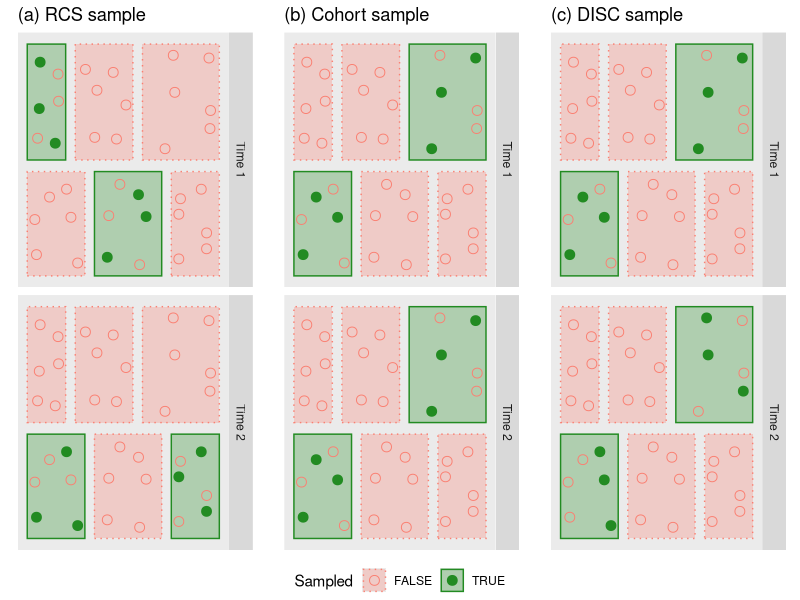
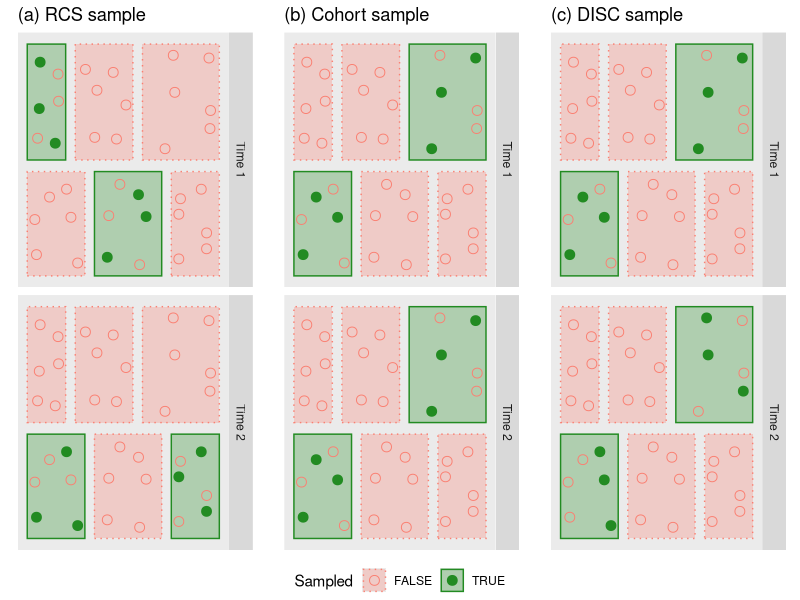

Source code (R) for these figures, in order:

library(dplyr)
library(ggplot2)
library(ggpubr)
library(grid)

set.seed(5)
cfg <- list(save=T)
df_pop <- data.frame(
  "x" = double(),
  "y" = double(),
  "time" = character(),
  "Sampled" = logical()
)

# Set cluster boundaries
df_rect <- data.frame(
  xmin = c(0.00, 0.35, 0.75, 0.00, 0.25, 0.60),
  xmax = c(0.30, 0.70, 1.00, 0.20, 0.55, 1.00),
  ymin = c(0.00, 0.00, 0.00, 0.50, 0.50, 0.50),
  ymax = c(0.45, 0.45, 0.45, 1.00, 1.00, 1.00),
  time = "Time 1"
)

# Sample individuals within boundaries
row <- 1
pad <- 0.03
for (i in c(1:nrow(df_rect))) {
  brd <- df_rect[i,]
  for (j in c(1:6)) {
    
    x_diff <- (brd$xmax-brd$xmin)/2
    y_diff <- (brd$ymax-brd$ymin)/3
    
    if (j %in% c(1,3,5)) {
      min_x <- brd$xmin
      max_x <- brd$xmin+x_diff
    } else {
      min_x <- brd$xmin+x_diff
      max_x <- brd$xmin+(x_diff*2)
    }
    if (j %in% c(1,2)) {
      min_y <- brd$ymin
      max_y <- brd$ymin+y_diff
    } else if (j %in% c(3,4)) {
      min_y <- brd$ymin+y_diff
      max_y <- brd$ymin+(y_diff*2)
    } else if (j %in% c(5,6)) {
      min_y <- brd$ymin+(y_diff*2)
      max_y <- brd$ymin+(y_diff*3)
    }
    min_x <- min_x+pad
    min_y <- min_y+pad
    max_x <- max_x-pad
    max_y <- max_y-pad
    
    x <- runif(n=1, min=min_x, max=max_x)
    y <- runif(n=1, min=min_y, max=max_y)
    df_pop[row,] <- list(x, y, "Time 1", F)
    row <- row + 1
    
  }
}

df_pop2 <- df_pop
df_rect2 <- df_rect
df_pop2$time <- "Time 2"
df_rect2$time <- "Time 2"
df_pop <- rbind(df_pop, df_pop2)
df_rect <- rbind(df_rect, df_rect2)

for (design in c("RCS", "Cohort", "DISC")) {
  
  # Set sampled clusters
  if (design=="RCS") {
    df_rect$Sampled <- c(
      c(F,T,F,T,F,F),
      c(T,F,T,F,F,F)
    )
  } else {
    df_rect$Sampled <- rep(c(T,F,F,F,F,T), 2)
  }
  
  # Set sampled individuals
  df_pop$Sampled <- F
  if (design=="RCS") {
    inds_t1 <- c(7,10,12,20,21,23)
    inds_t2 <- c(37,38,42,50,51,54)
    title <- "(a) RCS sample"
  } else if (design=="Cohort") {
    inds_t1 <- c(1,4,5,31,33,36)
    inds_t2 <- c(37,40,41,67,69,72)
    title <- "(b) Cohort sample"
  } else if (design=="DISC") {
    inds_t1 <- c(1,4,5,31,33,36)
    inds_t2 <- c(38,40,42,68,69,71)
    title <- "(c) DISC sample"
  }
  df_pop[c(inds_t1,inds_t2),"Sampled"] <- T
  
  # Create plot
  plot <- ggplot(df_pop, aes(x=x, y=y, color=Sampled)) +
    geom_rect(
      aes(xmin=xmin, xmax=xmax, ymin=ymin, ymax=ymax, fill=Sampled,
          linetype=Sampled),
      data = df_rect,
      linewidth = 0.5,
      alpha = 0.3
    ) +
    geom_point(aes(shape=Sampled), size=3) +
    scale_linetype_manual(values=c("dotted", "solid")) +
    scale_shape_manual(values=c(1, 19)) +
    scale_fill_manual(values=c("salmon", "forestgreen")) +
    scale_color_manual(values=c("salmon", "forestgreen")) +
    theme(
      axis.text.x=element_blank(),
      axis.text.y=element_blank(),
      axis.ticks.x = element_blank(),
      axis.ticks.y = element_blank(),
      panel.grid.major.x = element_blank(),
      panel.grid.minor.x = element_blank(),
      panel.grid.major.y = element_blank(),
      panel.grid.minor.y = element_blank(),
      plot.margin = unit(c(5,10,5,10), "pt"),
      legend.position = "bottom"
    ) +
    labs(x=NULL, y=NULL, title=title) +
    facet_grid(rows=dplyr::vars(time))
  
  assign(paste0("plot_", design), plot)
  
}

p_combined <- ggpubr::ggarrange(
  plot_RCS,
  plot_Cohort,
  plot_DISC,
  ncol = 3,
  common.legend = T,
  legend = "bottom"
)
print(p_combined)

if (cfg$save) {
  ggsave(
    filename = "design_plot.pdf",
    plot = p_combined,
    device = "pdf",
    width = 8,
    height = 5
  )
}
